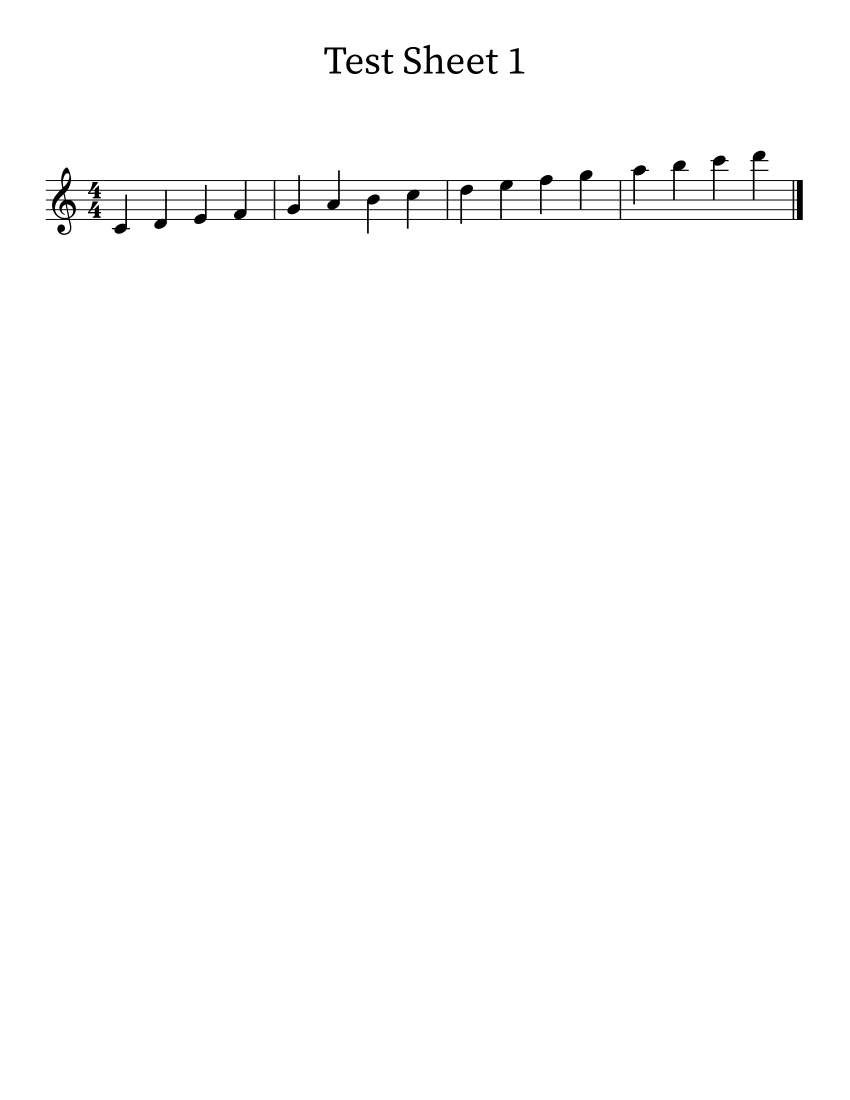
#> input picture images/Test Sheet 1.png, 1700 x 2200 px, given in place of Test Sheet 3.png, which was not available (shown at 1/2 size)
$ jupyter execute --allow-errors 'Seguimiento 3.ipynb'   (shell and % lines are left out)   (text cells are left out)
#> lines starting #> are read from the running program, lines starting #| are printed output that depends on the picture; after the words box and inside, x2 and y2 are one past the last pixel; in counts of white or black regions, pixels touching at a corner belong together; pictures that were not available may be replaced by others from this repository, and a replacement may not be noted
### src/accidental_and_rest_recognition.py


import cv2
import numpy as np

TEMPLATES = ["Sharp.png", "Flat.png", "Natural.png", "Quarter_Rest.png", "Eighth_Rest.png", "Sixteenth_Rest.png", "Full_0.png", "Full_1.png", "Full_2.png", "Treble_Clef.png", "Compass_Number.png"]
TEMPLATE_THRESHOLD = 0.75
ACCIDENTAL_MAPPING = {1: "#", 2: "b", 3:"-"}

FIGURES_POSITIONS = list()
for _ in range(9):
    FIGURES_POSITIONS.append(list())


# [87 lines left out: functions template_matching, element_recognition, detect_accidentals, not called in this run]

### src/stuff_region_segmentation.py
import cv2
import numpy as np


BINARY_TRANFORM_THRESHOLD = 127
REGION_SEGMENTATION_RATIO = 0.7


##############################################   FUNCIONES   ##############################################


# [212 lines left out: functions binary_transform, horizontal_projection, get_histogram_image, region_segmentation, get_black_column_positions, get_staff_lines_positions_and_thickness and 1 more, not called in this run]

### src/image_preprocessing.py
import numpy as np
from queue import Queue
import cv2


# [53 lines left out: functions staff_line_filtering, morphological_processing, connected_component_labeling, not called in this run]

### src/note_recognition.py
import cv2
import numpy as np
import matplotlib as plt
from accidental_and_rest_recognition import FIGURES_POSITIONS
from image_preprocessing import connected_component_labeling, morphological_processing
from stuff_region_segmentation import get_histogram_image
from math import floor


notes_mapping = {
    0: "C4",  # Do bajo
    1: "D4",  # Re bajo
    2: "E4",  # Mi bajo
    3: "F4",  # Fa bajo
    4: "G4",  # Sol bajo
    5: "A4",  # La bajo
    6: "B4",  # Si bajo
    7: "C5",  # Do alto
    8: "D5",  # Re alto
    9: "E5",  # Mi alto
    10: "F5",  # Fa alto
    11: "G5",  # Sol alto
    12: "A5",  # La alto
    13: "B5",  # Si alto
    14: "C6",  # Do muy alto
    15: "D6",  # Re muy alto
}


BEAT_MAPPING = {
    0: "1",  # Semicorchea
    1: "2",  # Corchea
    3: "4",  # Negra
    4: "8",  # Blanca
    5: "16", # Redonda
}


# [123 lines left out: functions size_filtering, vertical_projection, divide_staff, divide_staff_v2, stem_filtering, extract_bounding_boxes, not called in this run]

'''
def stem_filtering_on_bounding_boxes(image, bounding_boxes=None):
    if bounding_boxes is None:
        bounding_boxes = extract_bounding_boxes(image)
    combined_filtered_image = np.ones_like(image) * 255  # Crear una imagen en blanco del mismo tamaño que la original
    for bbox in bounding_boxes:
        # Extraer la región de interés (ROI) de la imagen original basada en la bounding box
        x, y, w, h = bbox
        roi = image[y:y+h, x:x+w]
        # Aplicar stem_filtering a la ROI
        filtered_roi = stem_filtering([roi])[0]  # La función stem_filtering devuelve una lista, por lo tanto, tomamos el primer elemento
        # Superponer la imagen filtrada en la imagen combinada
        combined_filtered_image[y:y+h, x:x+w] = filtered_roi
    return combined_filtered_image
'''


# [91 lines left out: functions stem_filtering_on_bounding_boxes, aspect_ratio_condition_horizontal, aspect_ratio_condition_vertical, remove_components_and_find_notes, stem_filtering_and_notes_positions, not called in this run]

# En el paper se llama size filtering
def head_filtering_v1(image, head_size, staffs_positions):
    pass


def head_filtering_v2(image, head_size, staffs_positions):
    pass


# [319 lines left out: functions shape_filtering, pitch_analysis_v1, pitch_analysis_v2, beat_analysis, get_bbox_no_noise, stem_filtering_without_morpholical_processing and 6 more, not called in this run]

### notebook/Seguimiento 3.ipynb
[cell 1]

#Comente la línea "%%capture" si desea ver la consola de instalación
#Creación de un entorno virtual

#Instalación de los paquetes de "requirements.txt"

#Importación de las librerías
import matplotlib.pyplot as plt
import numpy as np
import cv2
import skimage

#Cambio a la ruta de los archivos de python de nuestro programa
import sys
sys.path.append('../src')

[cell 2]
n = 3 #Elija un valor entre 1 y 10 para "n"

n = 1 if (n>10 or n<1) else n
image = cv2.imread(r'../images/Test Sheet '+str(n)+'.png')
#> image is the input picture: shape (2200, 1700, 3); min 0, max 255, mean 252.7
print("Imagen "+str(n)+" leída correctamente")

[cell 3]
from importlib import reload
import stuff_region_segmentation
import note_recognition
import image_preprocessing
import accidental_and_rest_recognition
reload(stuff_region_segmentation)
reload(note_recognition)
reload(image_preprocessing)
reload(accidental_and_rest_recognition)

print("Módulos recargados")

[cell 4]
import stuff_region_segmentation

binary_image = stuff_region_segmentation.binary_transform(image)
digital_levels_image = set(image.flatten())
#> digital_levels_image = 17 items
digital_levels_binary = set(binary_image.flatten())
#> digital_levels_binary = 2 items

print("- Niveles digitales de la imagen original: ",digital_levels_image,"\n")
#| - Niveles digitales de la imagen original:  {0, 32, 98, 165, 135, 200, 75, 239, 16, 179, 54, 150, 118, 153, 247, 221, 255}
print("- Niveles digitales de la imagen binaria: ",digital_levels_binary, "\n")
#| - Niveles digitales de la imagen binaria:  {0, 255}

plt.imshow(binary_image, cmap='gray')
plt.axis('off')
plt.title('Transformación Binaria')
plt.show()

[cell 5]
import stuff_region_segmentation

horizontal_proyection_histogram = stuff_region_segmentation.horizontal_projection(binary_image)
#> in horizontal_projection, `horizontal_sum = np.sum(normalized_image, axis=1)`: horizontal_sum = 2200 values, max 1700 at index 0, min 186 at index 361, mean 1684.5
#> horizontal_proyection_histogram has the same summary as horizontal_sum in horizontal_projection
histogram_image = stuff_region_segmentation.get_histogram_image(binary_image, horizontal_proyection_histogram)
#> in get_histogram_image, `max_value = np.max(hist)`: max_value = 1700
#> in get_histogram_image, `horizontal_sum_normalized = (hist / max_value) * (width - 1)`: horizontal_sum_normalized = 2200 values, max 1699 at index 0, min 185.9 at index 361, mean 1683.6
#> the loop in get_histogram_image, `for y, value in enumerate(horizontal_sum_normalized):` made 2200 passes
#> after the loop in get_histogram_image, `for y, value in enumerate(horizontal_sum_normalized):`:
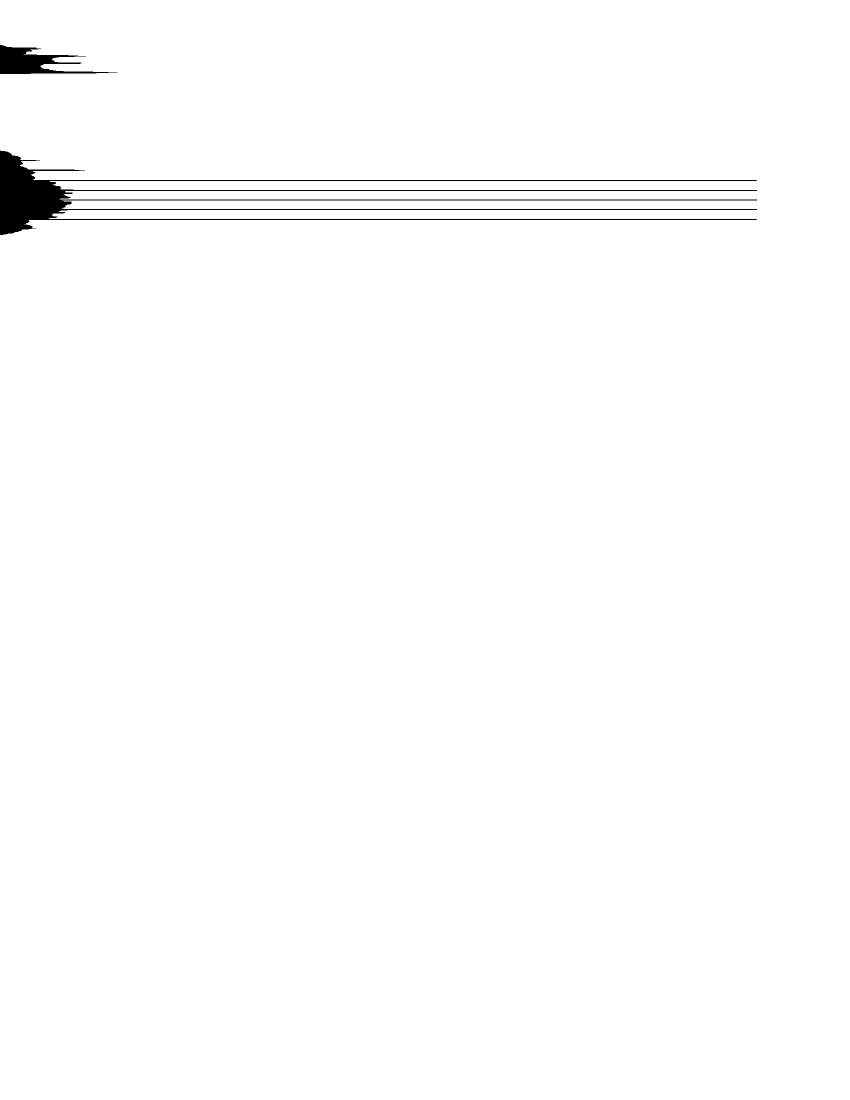
#> horizontal_image: shape (2200, 1700) (shown at 1/2 size); 99.1% white; 2 black regions, box (x1, y1, x2, y2) and area: (0, 301, 1514, 470) 28420, (0, 90, 235, 148) 5572

fig, axes = plt.subplots(1, 2, figsize=(12, 6))
axes[0].imshow(binary_image, cmap='gray');axes[0].set_title('Imagen Binaria');axes[0].axis('off')
axes[1].imshow(histogram_image, cmap='gray');axes[1].set_title('Histograma de Proyección Horizontal');axes[1].axis('off')
plt.show()

[cell 6]
import stuff_region_segmentation

staff_lines = stuff_region_segmentation.region_segmentation(binary_image, horizontal_proyection_histogram)

fig, axes = plt.subplots(1, 2, figsize=(12, 6))
axes[0].imshow(binary_image, cmap='gray');axes[0].set_title('Imagen Binaria');axes[0].axis('off')
axes[1].imshow(staff_lines, cmap='gray');axes[1].set_title('Líneas del pentagrama');axes[1].axis('off')
plt.show()
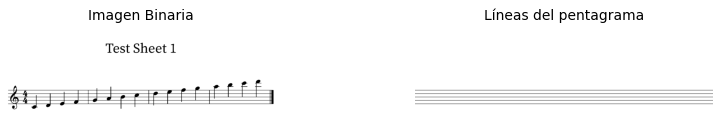
#> figure drawn by matplotlib, 2 panels

[cell 7]
import stuff_region_segmentation

columns_with_lines = stuff_region_segmentation.get_black_column_positions(staff_lines)
#> the loop in get_black_column_positions, `for y in range(image.shape[0]):` made 2200 passes
#> after the loop in get_black_column_positions, `for y in range(image.shape[0]):`: black_column_positions = [360, 361, 380, 381, 399, 400, 418, 419, 438, 439]
#> columns_with_lines = [360, 361, 380, 381, 399, 400, 418, 419, 438, 439]
print('\n- Columnas con líneas de pentagrama:', columns_with_lines,'\n')
#| - Columnas con líneas de pentagrama: [360, 361, 380, 381, 399, 400, 418, 419, 438, 439]

staff_lines_positions, max_thickness = stuff_region_segmentation.get_staff_lines_positions_and_thickness(columns_with_lines)
#> in get_staff_lines_positions_and_thickness, `started_position = black_column_positions[0]`: started_position = 360
#> the loop in get_staff_lines_positions_and_thickness, `for i in range(1, len(black_column_positions)):` made 9 passes
#> after the loop in get_staff_lines_positions_and_thickness, `for i in range(1, len(black_column_positions)):`: current_staff = [360, 380, 400, 418]; staffs = []
#> staff_lines_positions = [[360, 380, 400, 418, 438]]
print('- Posiciones de las líneas del pentagrama:', staff_lines_positions,'\n')
#| - Posiciones de las líneas del pentagrama: [[360, 380, 400, 418, 438]]
print('- Grosor máximo de las líneas del pentagrama:', max_thickness,'px\n')
#| - Grosor máximo de las líneas del pentagrama: 2 px

[cell 8]
import image_preprocessing

image_without_lines = image_preprocessing.staff_line_filtering(binary_image, staff_lines)
#> in staff_line_filtering, `inverted_binary_image = cv2.bitwise_not(binary_image)`:
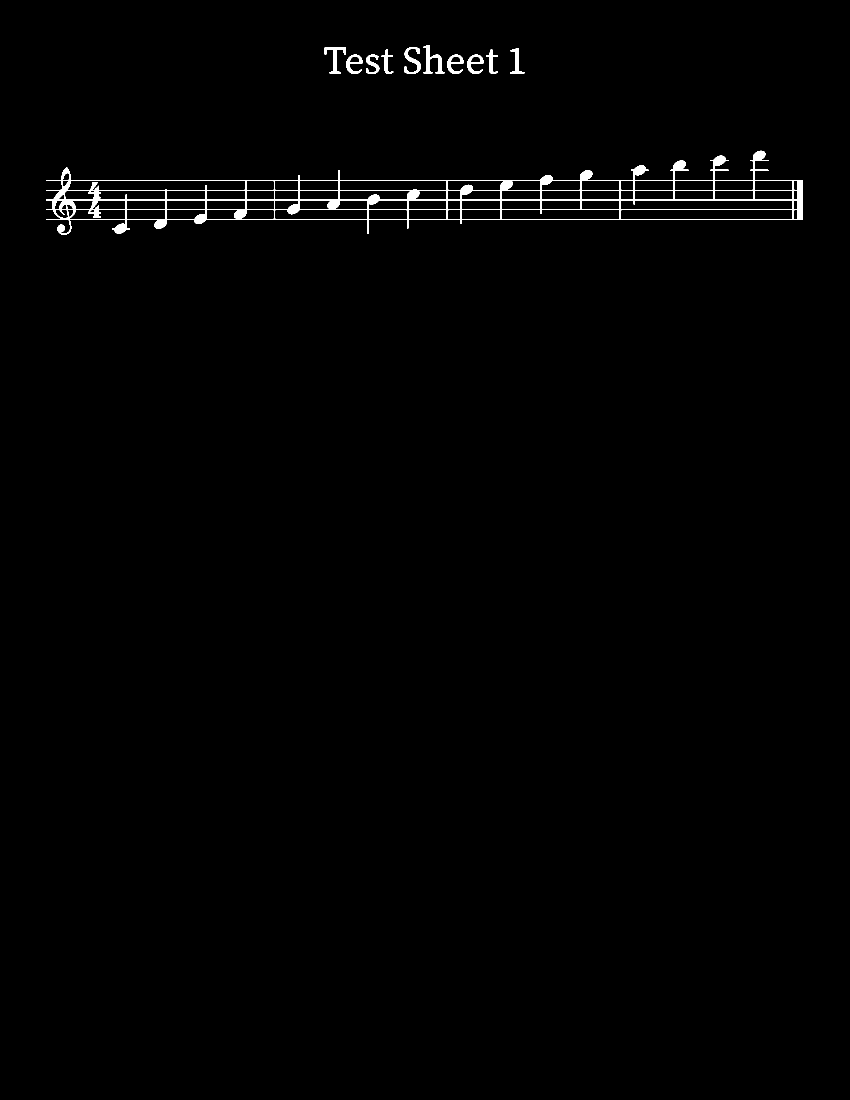
#> inverted_binary_image: shape (2200, 1700) (shown at 1/2 size); 0.91% white; 11 white regions, largest, box (x1, y1, x2, y2) and area: (92, 301, 1606, 470) 28420, (847, 90, 889, 147) 819, (808, 94, 842, 148) 709
#> in staff_line_filtering, `black_areas = cv2.bitwise_not(black_areas)`:
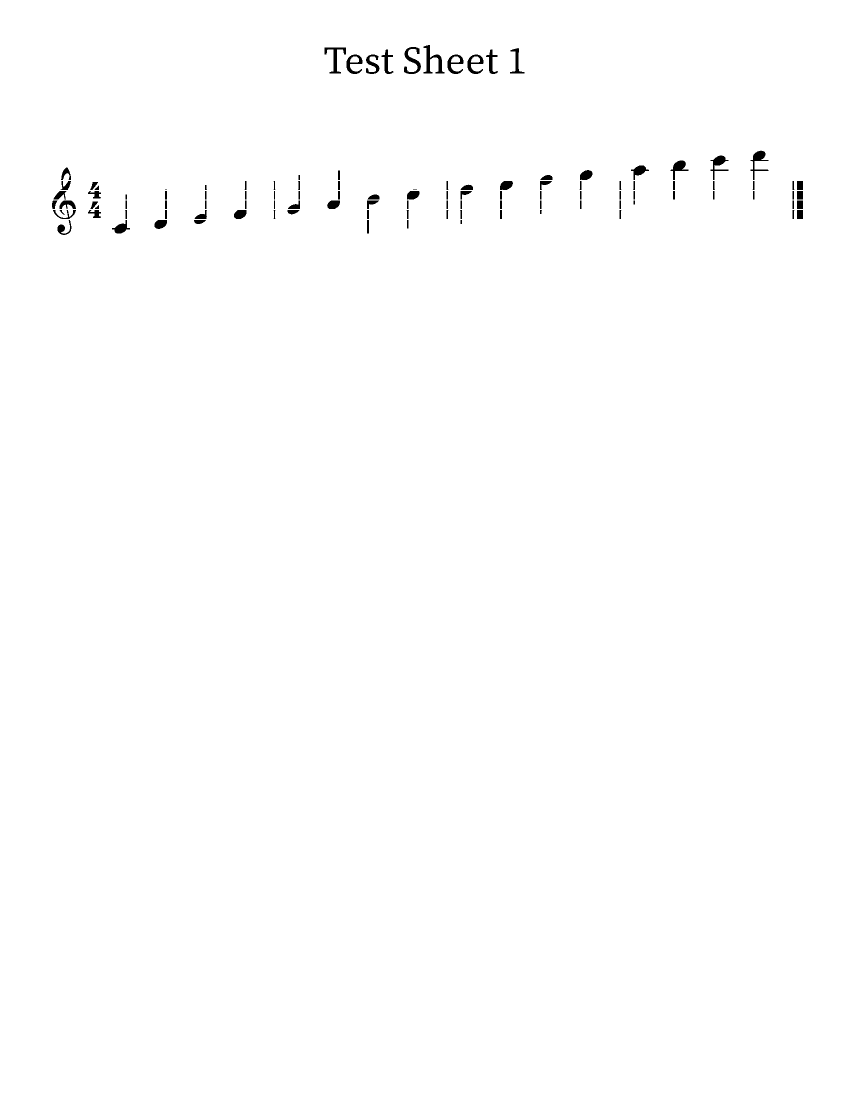
#> black_areas: shape (2200, 1700) (shown at 1/2 size); 99.5% white; 111 black regions (2 under 20 px), largest, box (x1, y1, x2, y2) and area: (847, 90, 889, 147) 819, (808, 94, 842, 148) 709, (649, 95, 692, 147) 663

fig, axes = plt.subplots(1, 2, figsize=(12, 6))
axes[0].imshow(binary_image, cmap='gray');axes[0].set_title('Imagen Binaria');axes[0].axis('off')
axes[1].imshow(image_without_lines, cmap='gray');axes[1].set_title('Imagen sin líneas');axes[1].axis('off')
plt.show()

[cell 9]
import image_preprocessing

kernel = ((max_thickness+1),(max_thickness+1))
#> kernel = (3, 3)
processed_image = image_preprocessing.morphological_processing(image_without_lines, kernel)
zoomX_start = 50
zoomX_end = 550
zoomY_start = 50
zoomY_end = 550

fig, axes = plt.subplots(1, 3, figsize=(12, 6))
axes[0].imshow(image_without_lines[zoomX_start:zoomX_end, zoomY_start:zoomY_end], cmap='gray');axes[0].set_title('Sin procesar (zoom)');axes[0].axis('off')
axes[1].imshow(processed_image[zoomX_start:zoomX_end, zoomY_start:zoomY_end], cmap='gray');axes[1].set_title('Procesada (zoom)');axes[1].axis('off')
axes[2].imshow(processed_image, cmap='gray');axes[2].set_title('Imagen procesada morfológicamente');axes[2].axis('off')
plt.show()
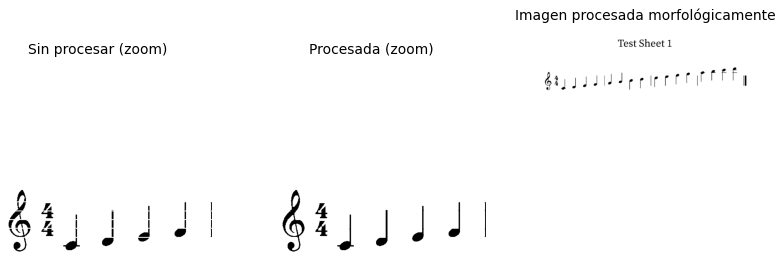
#> figure drawn by matplotlib, 3 panels

[cell 10]
import image_preprocessing

num_labels, labels, stats, _ = image_preprocessing.connected_component_labeling(processed_image)
#> labels: shape (2200, 1700) int32; 35 distinct labels, from 0 to 34
#> num_labels = 35; stats = 35 rows, first 6: [0, 0, 1700, 2200, 3720271], [847, 90, 42, 57, 821], [649, 95, 43, 52, 663], [808, 94, 34, 54, 709], [1020, 96, 29, 51, 441], [763, 99, 24, 49, 417]
print('\nLa imagen se etiquetó con un total de', num_labels, 'componentes conexas.')
#| La imagen se etiquetó con un total de 35 componentes conexas.

[cell 11]
import note_recognition

staff_lines_v2 = stuff_region_segmentation.get_staff_lines_positions_v2(columns_with_lines) #Por ahora, es necesario usar esta versión
#> in get_staff_lines_positions_v2, `current_staff_start = black_column_positions[0]`: current_staff_start = 360
#> the loop in get_staff_lines_positions_v2, `for i in range(1, len(black_column_positions)):` made 9 passes
#> after the loop in get_staff_lines_positions_v2, `for i in range(1, len(black_column_positions)):`: current_staff_start = 439; num_lines = 0; staffs = [(360, 20)]; total_distance = 0
#> staff_lines_v2 = [(360, 20)]
lines_distance, staff_distance, staff_gap = note_recognition.size_filtering(staff_lines_v2)
#> in size_filtering, `staff_lines_distance = [staff_lines[0][1]]`: staff_lines_distance = [20]
#> lines_distance = 20; staff_distance = 0; staff_gap = 80

print('\nDistancia entres las líneas:', lines_distance)
#| Distancia entres las líneas: 20
print('\nDistancia entre pentagramas:', staff_distance)
#| Distancia entre pentagramas: 0
print('\nHueco sin pentagrama:', staff_gap)
#| Hueco sin pentagrama: 80

[cell 12]
import note_recognition

staff_images, staff_boundaries = note_recognition.divide_staff_v2(processed_image, staff_lines_v2, staff_gap)
#> the loop in divide_staff_v2, `for start_y, line_distance in staff_lines:` made 1 pass
#> pass 1, in divide_staff_v2, `staff_image = image_without_lines[int(start_y):end_y, start_x:end_x]`:
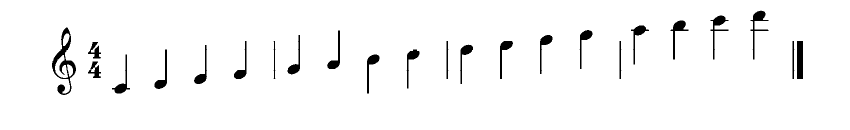
#> staff_image: shape (260, 1700) (shown at 1/2 size); 96.8% white; 24 black regions, largest, box (x1, y1, x2, y2) and area: (104, 55, 152, 190) 1836, (1594, 82, 1606, 158) 912, (1501, 21, 1537, 119) 777
#> after the loop in divide_staff_v2, `for start_y, line_distance in staff_lines:`: staff_boundaries = [(280, 540)]; staff_images = 1 item
#> staff_images = 1 item; staff_boundaries = [(280, 540)]

fig, axes = plt.subplots(1,len(staff_images), figsize=(15,5))
#> (the rest of this cell did not finish here and is left out)

[cell 13]
import note_recognition

stem_lines = note_recognition.stem_filtering(staff_images)
#> the loop in stem_filtering, `for staff_index in range(len(staff_images)):` made 1 pass
#> pass 1, in vertical_projection, `normalized_image = binary_image / 255`:
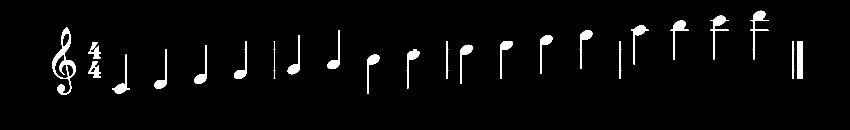
#> normalized_image: shape (260, 1700) float64 (shown at 1/2 size); values 0 (black) and 1 (white), 3.2% white; 24 white regions, largest, box (x1, y1, x2, y2) and area: (104, 55, 152, 190) 1836, (1594, 82, 1606, 158) 912, (1501, 21, 1537, 119) 777
#> after the loop in stem_filtering, `for staff_index in range(len(staff_images)):`:
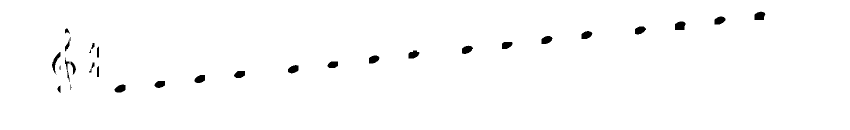
#> dilated_image_2: shape (260, 1700) (shown at 1/2 size); 98.8% white; 30 black regions (4 under 20 px), largest, box (x1, y1, x2, y2) and area: (1350, 43, 1371, 60) 309, (1509, 23, 1531, 40) 299, (1429, 33, 1451, 49) 269
#> after the loop in stem_filtering, `for staff_index in range(len(staff_images)):`: stem_lines = 1 item
#> stem_lines = 1 item

fig, axes = plt.subplots(1,len(stem_lines), figsize=(15,5))
#> (the rest of this cell did not finish here and is left out)
